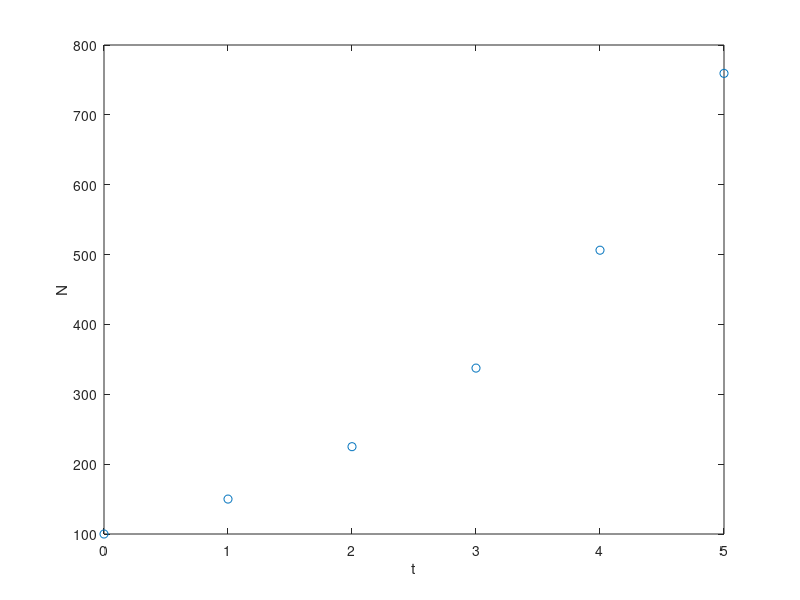

Recreate this plot in MATLAB.
function discrete1

numIterations = 5;
R0 = 1.5;
t = 0:numIterations;
N = zeros(size(t));
N(1) = 100;

for i = 2:6
  N(i)=N(i-1).*R0
end

plot(t,N,'o');
xlabel('t')
ylabel('N')
